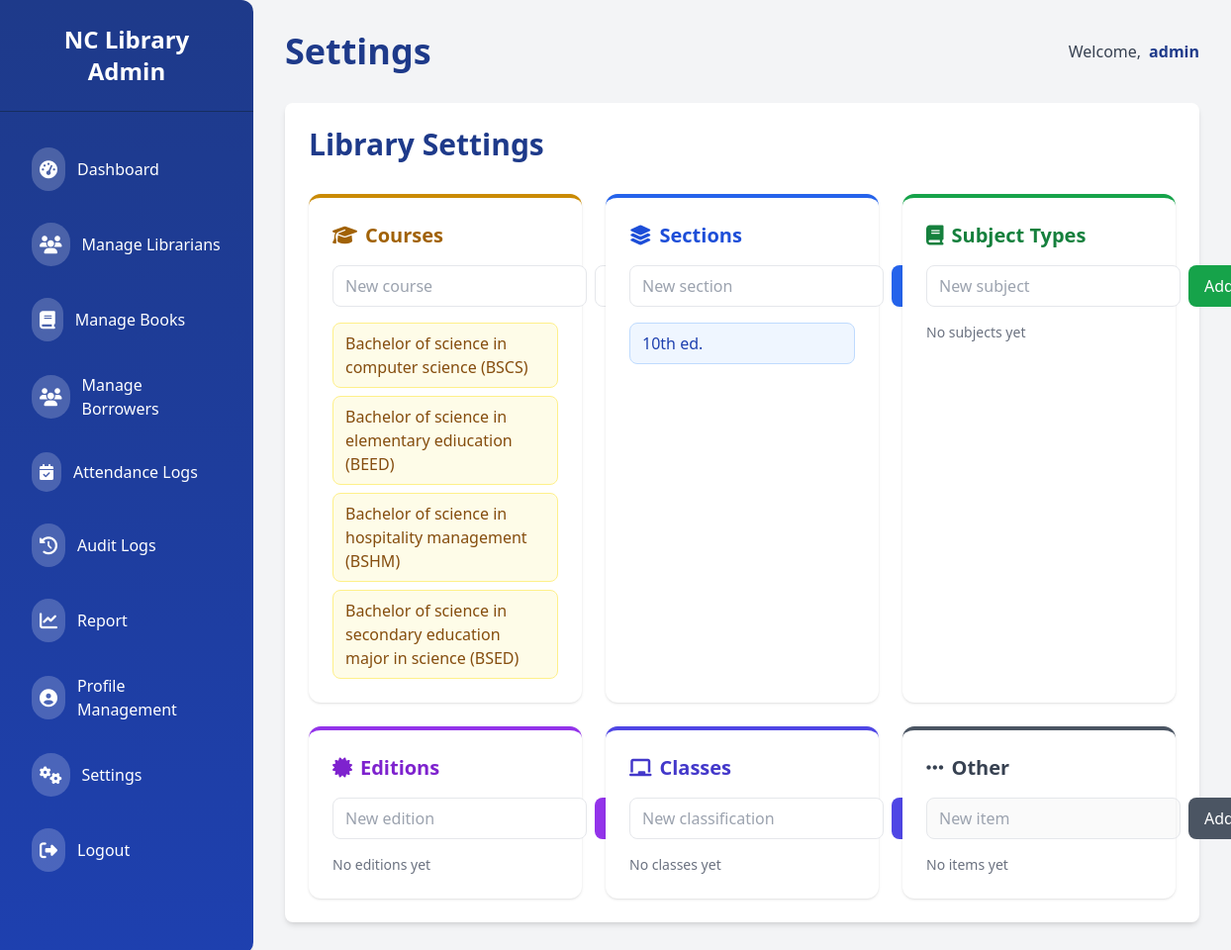
/admin/settings (signed in), run on the app's committed database.
### app/models/student.py (models this page shows, shortened)
class StudentCourse(db.Model):
    __tablename__ = 'student_course'
    id = db.Column(db.Integer, primary_key=True)
    abbreviation = db.Column(db.String(20), unique=True, nullable=False)
    name = db.Column(db.String(100), unique=True, nullable=False)
    students = db.relationship("Student", back_populates="course")

### app/models/book.py (models this page shows, shortened)
class Section(db.Model):
    id = db.Column(db.Integer, primary_key=True)
    name = db.Column(db.String(100), unique=True, nullable=False)
    books = db.relationship('Book', backref='section', lazy=True)

### app/routes/admin/settings.py (the view)
@admin_bp.route("/settings")
@role_required("admin")
def settings():
    Sections = Section.query.order_by(Section.name.asc()).all()
    SubjectTypes = SubjectType.query.order_by(SubjectType.name.asc()).all()
    Editions = Edition.query.order_by(Edition.name.asc()).all()
    StudentCourses = StudentCourse.query.order_by(StudentCourse.name.asc()).all()
    Classifications = Classification.query.order_by(Classification.name.asc()).all()
    return render_template("admin/settings.html",
                           sections=Sections,
                           subject_types=SubjectTypes,
                           editions=Editions,
                           student_courses=StudentCourses,
                           classifications=Classifications)

### app/templates/admin/settings.html (shortened to what this page needs)
{% extends "admin/admin_base.html" %}
{% block header %}Settings{% endblock %}
{% block content %}
<div class="space-y-8">
  <div class="flex justify-between items-center">
    <h1 class="text-3xl font-bold text-[#1E3A8A]">Library Settings</h1>
  </div>
  <div class="grid grid-cols-1 sm:grid-cols-2 md:grid-cols-3 gap-6">
    <div class="bg-white rounded-xl shadow border-t-4 border-yellow-600 p-6 flex flex-col">
      <h2 class="text-xl font-semibold text-yellow-700 mb-4 flex items-center gap-2">
        <i class="fas fa-graduation-cap"></i> Courses
      </h2>
      <form method="POST" action="{{ url_for('admin.add_student_course') }}" class="flex gap-2 mb-4">
        <input type="text" name="name" placeholder="New course" class="flex-1 border rounded-lg px-3 py-2 focus:ring-2 focus:ring-yellow-500" required />
        <button type="submit" class="bg-yellow-600 text-white px-4 py-2 rounded-lg hover:bg-yellow-700 transition">Add</button>
      </form>
      <ul class="space-y-2 flex-1">
        {% for course in student_courses %}
        <li class="flex justify-between items-center bg-yellow-50 text-yellow-800 px-3 py-2 rounded-lg border border-yellow-200">
          <span class="font-medium">{{ course.name }} ({{ course.abbreviation }})</span>
        </li>
        {% else %}
        <p class="text-gray-500 text-sm">No courses yet</p>
        {% endfor %}
      </ul>
    </div>
    <div class="bg-white rounded-xl shadow border-t-4 border-blue-600 p-6 flex flex-col">
      <h2 class="text-xl font-semibold text-blue-700 mb-4 flex items-center gap-2">
        <i class="fas fa-layer-group"></i> Sections
      </h2>
      <form method="POST" action="{{ url_for('admin.add_section') }}" class="flex gap-2 mb-4">
        <input type="text" name="name" placeholder="New section" class="flex-1 border rounded-lg px-3 py-2 focus:ring-2 focus:ring-blue-500" required />
        <button type="submit" class="bg-blue-600 text-white px-4 py-2 rounded-lg hover:bg-blue-700 transition">Add</button>
      </form>
      <ul class="space-y-2 flex-1">
        {% for section in sections %}
        <li class="flex justify-between items-center bg-blue-50 text-blue-800 px-3 py-2 rounded-lg border border-blue-200">
          <span class="font-medium">{{ section.name }}</span>
        </li>
        {% else %}
        <p class="text-gray-500 text-sm">No sections yet</p>
        {% endfor %}
      </ul>
    </div>
    <div class="bg-white rounded-xl shadow border-t-4 border-green-600 p-6 flex flex-col">
      <h2 class="text-xl font-semibold text-green-700 mb-4 flex items-center gap-2">
        <i class="fas fa-book"></i> Subject Types
      </h2>
      <form method="POST" action="{{ url_for('admin.add_subject_type') }}" class="flex gap-2 mb-4">
        <input type="text" name="name" placeholder="New subject" class="flex-1 border rounded-lg px-3 py-2 focus:ring-2 focus:ring-green-500" required />
        <button type="submit" class="bg-green-600 text-white px-4 py-2 rounded-lg hover:bg-green-700 transition">Add</button>
      </form>
      <ul class="space-y-2 flex-1">
        {% for subject in subject_types %}
        <li class="flex justify-between items-center bg-green-50 text-green-800 px-3 py-2 rounded-lg border border-green-200">
          <span class="font-medium">{{ subject.name }}</span>
        </li>
        {% else %}
        <p class="text-gray-500 text-sm">No subjects yet</p>
        {% endfor %}
      </ul>
    </div>
    <div class="bg-white rounded-xl shadow border-t-4 border-purple-600 p-6 flex flex-col">
      <h2 class="text-xl font-semibold text-purple-700 mb-4 flex items-center gap-2">
        <i class="fas fa-certificate"></i> Editions
      </h2>
      <form method="POST" action="{{ url_for('admin.add_edition') }}" class="flex gap-2 mb-4">
        <input type="text" name="name" placeholder="New edition" class="flex-1 border rounded-lg px-3 py-2 focus:ring-2 focus:ring-purple-500" required />
        <button type="submit" class="bg-purple-600 text-white px-4 py-2 rounded-lg hover:bg-purple-700 transition">Add</button>
      </form>
      <ul class="space-y-2 flex-1">
        {% for edition in editions %}
        <li class="flex justify-between items-center bg-purple-50 text-purple-800 px-3 py-2 rounded-lg border border-purple-200">
          <span class="font-medium">{{ edition.name }}</span>
        </li>
        {% else %}
        <p class="text-gray-500 text-sm">No editions yet</p>
        {% endfor %}
      </ul>
    </div>
    <div class="bg-white rounded-xl shadow border-t-4 border-indigo-600 p-6 flex flex-col">
      <h2 class="text-xl font-semibold text-indigo-700 mb-4 flex items-center gap-2">
        <i class="fas fa-chalkboard"></i> Classes
      </h2>
      <form method="POST" action="{{ url_for('admin.add_classification') }}" class="flex gap-2 mb-4">
        <input type="text" name="name" placeholder="New classification" class="flex-1 border rounded-lg px-3 py-2 focus:ring-2 focus:ring-indigo-500" required />
        <button type="submit" class="bg-indigo-600 text-white px-4 py-2 rounded-lg transition">Add</button>
      </form>
      <ul class="space-y-2 flex-1">
        {% for classification in classifications %}
        <li class="flex justify-between items-center bg-indigo-50 text-indigo-800 px-3 py-2 rounded-lg border border-indigo-200">
          <span class="font-medium">{{ classification.name }}</span>
        </li>
        {% else %}
        <p class="text-gray-500 text-sm">No classes yet</p>
        {% endfor %}
      </ul>
    </div>
    <div class="bg-white rounded-xl shadow border-t-4 border-gray-600 p-6 flex flex-col">
      <h2 class="text-xl font-semibold text-gray-700 mb-4 flex items-center gap-2">
        <i class="fas fa-ellipsis-h"></i> Other
      </h2>
      <form method="POST" action="#" class="flex gap-2 mb-4">
        <input type="text" name="name" placeholder="New item" class="flex-1 border rounded-lg px-3 py-2 focus:ring-2 focus:ring-gray-500" disabled />
        <button type="submit" class="bg-gray-600 text-white px-4 py-2 rounded-lg transition" disabled>Add</button>
      </form>
      <ul class="space-y-2 flex-1">
        <p class="text-gray-500 text-sm">No items yet</p>
      </ul>
    </div>
  </div>
</div>
{% endblock %}

### data on the page
StudentCourse: name "Bachelor of science in computer science", abbreviation "BSCS"
StudentCourse: name "Bachelor of science in elementary ediucation", abbreviation "BEED"
StudentCourse: name "Bachelor of science in hospitality management", abbreviation "BSHM"
StudentCourse: name "Bachelor of science in secondary education major in science", abbreviation "BSED"
Section: name "10th ed."

### other printed values
{{ session.username }} "admin"
